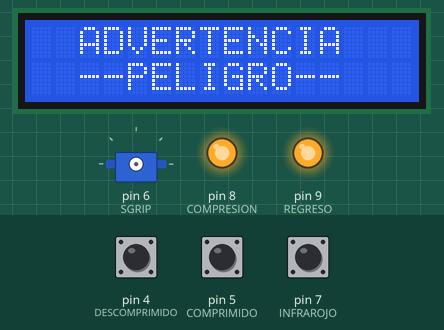
This sketch was run on a simulated Arduino Uno, built with avr-gcc and run on an emulated ATmega328P. Parts: 16×2 character LCD, servo, output pins drawn as LEDs (lit = HIGH). Inputs (shaded band) come from the test bench; at power-on: pin 7 (INFRAROJO) HIGH, pin 4 (DESCOMPRIMIDO) HIGH, pin 5 (COMPRIMIDO) HIGH.

Above: at 2.2 s.
At 11.4 s:
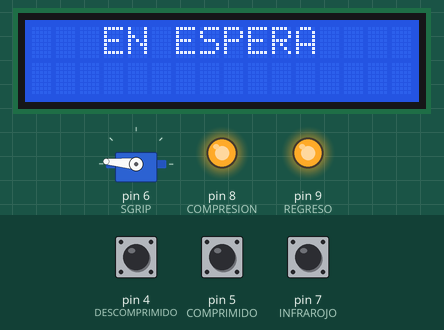
11.5 s: pin 7 (INFRAROJO) pulled LOW for 0.4 s
At 14.7 s:
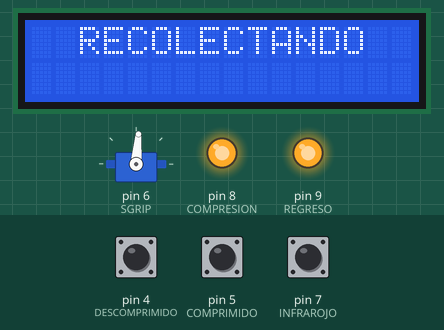
14.9 s: pin 4 (DESCOMPRIMIDO) pulled LOW for 3.2 s
At 17.9 s:
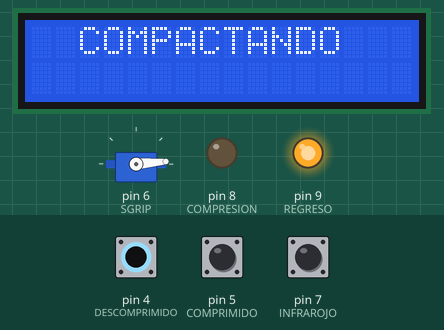
Timing chart, 0 to 19.4 s (numbered marks = the images above; inputs shaded):
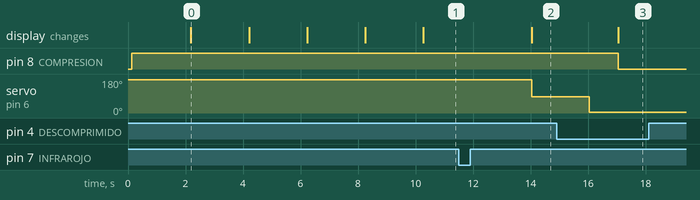

The sketch:

RECOBOT.ino
```cpp
#include <Servo.h>
#include <Wire.h>
Servo SGRIP;


#include <Wire.h>
#include <LiquidCrystal_I2C.h>
LiquidCrystal_I2C lcd(0x27,16,2);
#define COLS 16 // Columnas del LCD
#define ROWS 2 // Filas del LCD

unsigned long pre ;

int valser = 175;

int estado = 1;
int estadoA = 1;


void setup() {

  lcd.backlight();
  lcd.init();
  lcd.begin(COLS, ROWS);


  pinMode(8, OUTPUT); //COMPRESION
  pinMode(9, OUTPUT); //REGRESO

  pinMode(4, INPUT_PULLUP); // DESCOMPRIMIDO
  pinMode(5, INPUT_PULLUP); //COMPRIMIDO
  pinMode(7, INPUT_PULLUP); // INFRAROJO


  digitalWrite(8, !LOW);
  digitalWrite(9, !LOW);

lcd.clear();
lcd.setCursor(3, 0); lcd.print("RECO-BOT"); lcd.setCursor(0, 1);   lcd.print("TEC NM ITT TLA.1");
delay(2000);

lcd.clear();
lcd.setCursor(2, 0); lcd.print("ADVERTENCIA"); lcd.setCursor(2, 1);   lcd.print("--PELIGRO--");
delay(2000);

lcd.clear();
lcd.setCursor(0, 0); lcd.print("ESTE PRODUCTO "); lcd.setCursor(0, 1);   lcd.print(" PUEDE CAUSAR");
delay(2000);

lcd.clear();
lcd.setCursor(0, 0); lcd.print("LESIONES SI NO"); lcd.setCursor(0, 1);   lcd.print("SE MANEJA CON");
delay(2000);

lcd.clear();
lcd.setCursor(2, 0); lcd.print("PRECAUCION"); lcd.setCursor(0, 1);   lcd.print("");
delay(2000);
lcd.clear();


SGRIP.attach(6);  // attaches the servo on pin 9 to the servo object
 SGRIP.write(valser);


}

void loop() {

lcd.clear();
lcd.setCursor(2, 0); lcd.print(" EN ESPERA "); lcd.setCursor(0, 1);   lcd.print("");
delay(300);


if(digitalRead(7)== LOW){
           delay(2500);
           if(millis() - pre > 500 ){
           pre = millis();
           lcd.clear();
           lcd.setCursor(0, 0); lcd.print("  RECOLECTANDO  "); lcd.setCursor(0, 1);   lcd.print("");
           }


    valser =85;
    SGRIP.write(valser);
    delay(2000);


     while (digitalRead(4)== HIGH ) {
           digitalWrite(8, !LOW);
           digitalWrite(9, !HIGH);
           }


    if(digitalRead(4)== LOW){


       estado = 1;
       valser =5;
       SGRIP.write(valser);
       delay(1000);

}


while (digitalRead(5)== HIGH ) {


           if(millis() - pre > 500 ){
           pre = millis();
           lcd.clear();
           lcd.setCursor(0, 0); lcd.print("  COMPACTANDO  "); lcd.setCursor(0, 1);   lcd.print("");
           }


         digitalWrite(9, !LOW);
         digitalWrite(8, !HIGH);
        }
        digitalWrite(9, !LOW);
        digitalWrite(8, !LOW);


   while (digitalRead(4)== HIGH ) {


           if(millis() - pre > 500 ){
           pre = millis();
           lcd.clear();
           lcd.setCursor(0, 0); lcd.print("  REGRESANDO "); lcd.setCursor(0, 1);   lcd.print("     PRENSA     ");
           }


           digitalWrite(8, !LOW);
           digitalWrite(9, !HIGH);
           }
          digitalWrite(9, !LOW);
        digitalWrite(8, !LOW);


  }


}
```

Measured:
- after the input at 11.5 s, servo on pin 6 (SGRIP): 175° → 85° after 2.5 s; the display: changes after 2.5 s (image 2)
- after the input at 14.9 s, pin 8 (COMPRESION): HIGH → LOW after 2.2 s; pin 9 (REGRESO): stays HIGH (without the input it goes to LOW after 1.1 s); servo on pin 6 (SGRIP): 85° → 5° after 1.1 s; the display: changes after 2.2 s (image 3)
- what the display in image 0 shows lasts 2.0 s, from 2.2 s to 4.2 s
